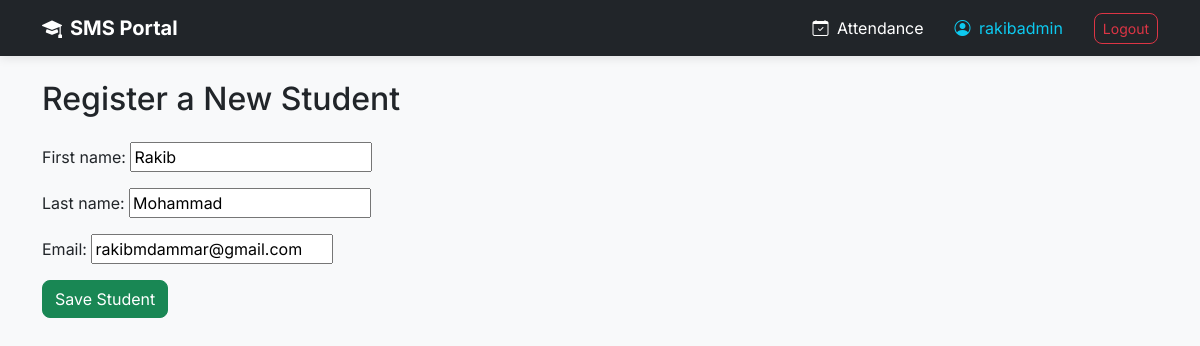
The page /students/edit/1/ (signed in) on the database its author committed.
### students/models.py (models this page shows, shortened)
class Student(models.Model):
    first_name = models.CharField(max_length=100)
    last_name = models.CharField(max_length=100)
    email = models.EmailField(unique=True)
    enrollment_date = models.DateField(auto_now_add=True)

### students/views.py (the view)
# urls.py: path('students/edit/<int:pk>/', views.edit_student, name='edit_student'),
@login_required
def edit_student(request, pk):
    student = get_object_or_404(Student, pk=pk)
    if request.method == "POST":
        form = StudentForm(request.POST, instance=student)
        if form.is_valid():
            form.save()
            messages.success(request, "Student updated successfully!")
            return redirect('student_list')
    else:
        form = StudentForm(instance=student)
    return render(request, 'students/add_student.html', {'form': form, 'edit_mode': True})

### students/forms.py
class StudentForm(forms.ModelForm):
    class Meta:
        model = Student
        fields = ['first_name', 'last_name', 'email']

### students/templates/students/add_student.html (shortened to what this page needs)
{% extends 'students/base.html' %}
{% block content %}
    <h2>Register a New Student</h2>
    <form method="POST" class="mt-4">
        {{ form.as_p }}
        <button type="submit" class="btn btn-success">Save Student</button>
    </form>
{% endblock %}

### students/templates/students/base.html (shortened to what this page needs)
<!DOCTYPE html>
<html>
<head>
    <link href="https://cdn.jsdelivr.net/npm/bootstrap@5.3.0/dist/css/bootstrap.min.css" rel="stylesheet">
    <link rel="stylesheet" href="https://cdn.jsdelivr.net/npm/bootstrap-icons@1.11.1/font/bootstrap-icons.css">
</head>
<body>
    <nav class="navbar navbar-expand-lg navbar-dark bg-dark mb-4">
        <div class="container">
            <a class="navbar-brand fw-bold" href="{% url 'student_list' %}"><i class="bi bi-mortarboard-fill me-2"></i>SMS Portal</a>
            <div class="navbar-nav ms-auto align-items-center">
                {% if user.is_authenticated %}
                    <a class="nav-link text-white" href="{% url 'take_attendance' %}">
                        <i class="bi bi-calendar-check me-1"></i> Attendance
                    </a>
                    <span class="nav-link text-info">
                        <i class="bi bi-person-circle me-1"></i> {{ user.username }}
                    </span>
                    <form action="{% url 'logout' %}" method="post" class="d-inline">
                        <button type="submit" class="btn btn-outline-danger btn-sm ms-2">Logout</button>
                    </form>
                {% else %}
                    <a class="nav-link" href="{% url 'login' %}">Login</a>
                {% endif %}
            </div>
        </div>
    </nav>
    <div class="container">
        {% block content %}
        {% endblock %}
    </div>
</body>
</html>

### students/templates/students/base.html (style rules this page uses)
body { font-family: 'Inter', sans-serif; background-color: #f8f9fa; }
.btn { border-radius: 8px; transition: all 0.2s; }
.navbar { box-shadow: 0 2px 10px rgba(0,0,0,0.1); }
.nav-link { margin-right: 15px; }

### rows shown on the page
Student: first_name "Rakib", last_name "Mohammad", email "rakibmdammar@gmail.com"

### other values the page prints
{{ user.username }} "rakibadmin"
